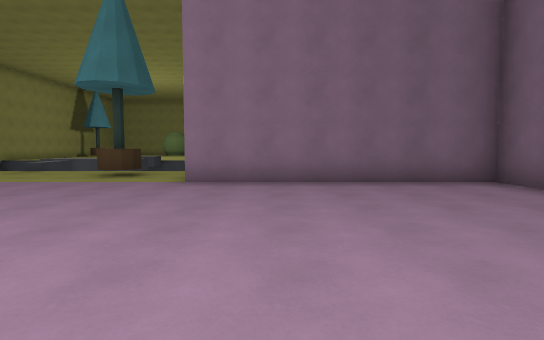
View 1 (above)

19 first-person views from a walk through a Godot game level. The camera is 1.4 m above the floor, tilts 4° down and sees 80° across. The floor is counted in squares, 2 m on a side. Each view is taken from the middle of a square. On the plan, view 1 faces up. The plan holds only what a view shows up to about 10 squares ahead; the rest is blank. The place goes on beyond the plan. Surface patterns are stand-ins for the level's own textures.

View 2
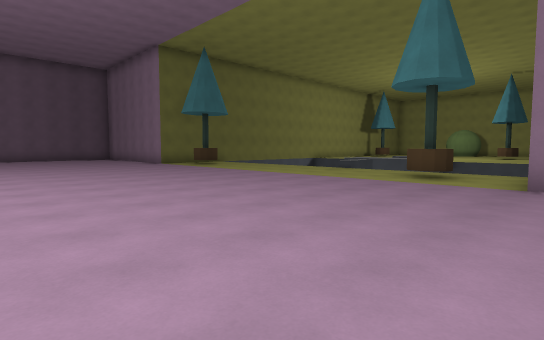

View 3
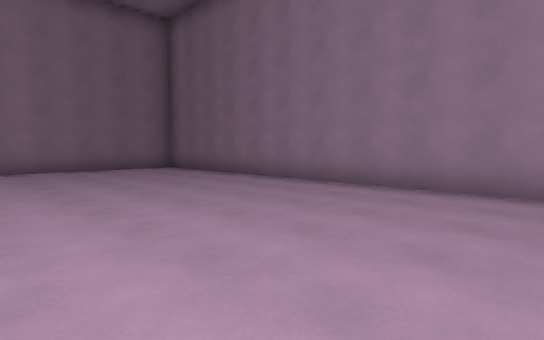

View 4
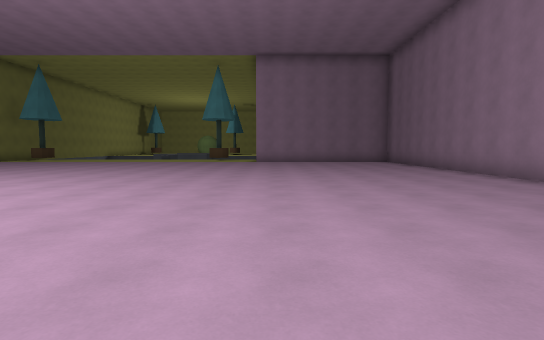

View 5
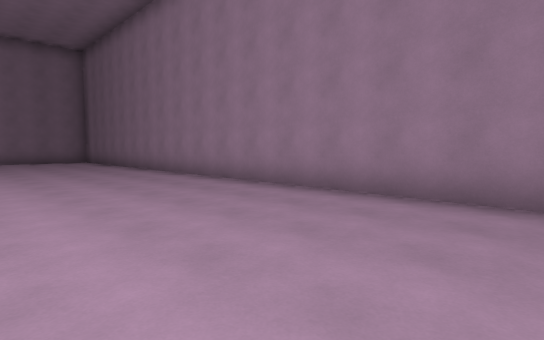

View 6
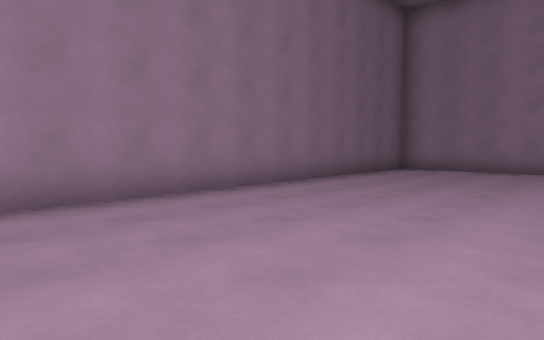

View 7
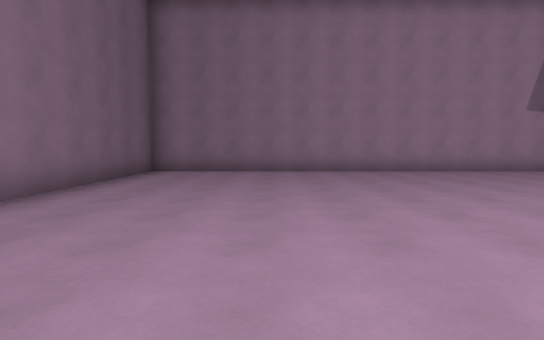

View 8
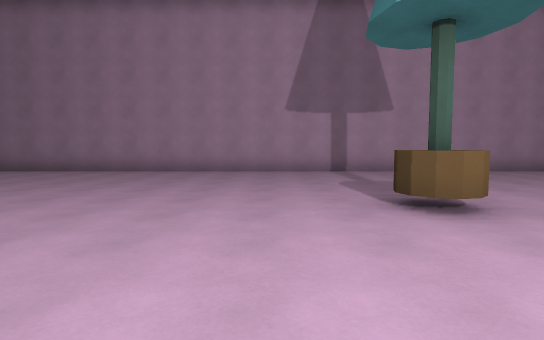

View 9
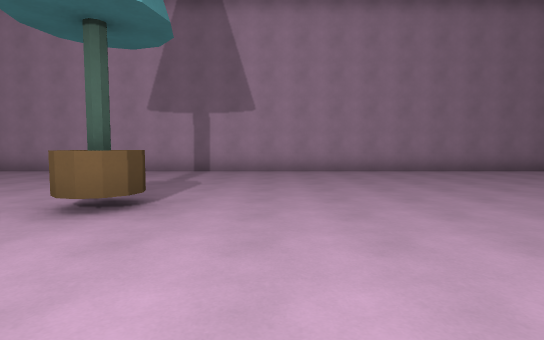

View 10
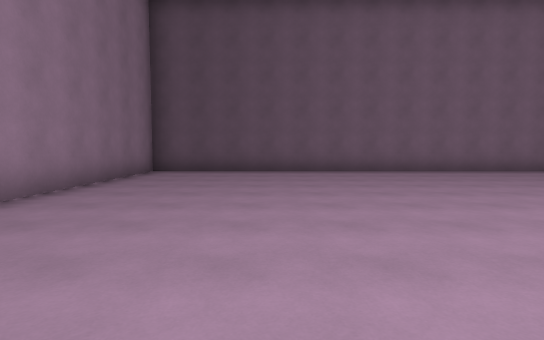

View 11
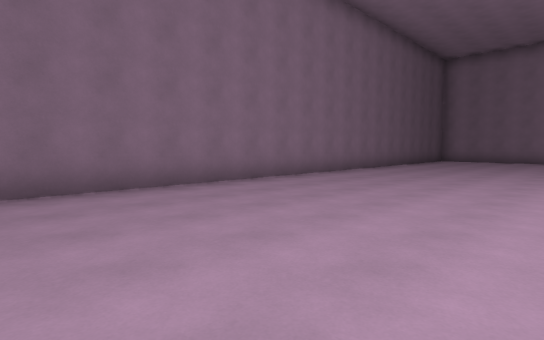

View 12
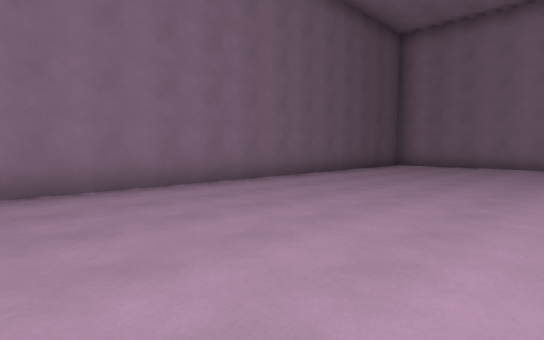

View 13
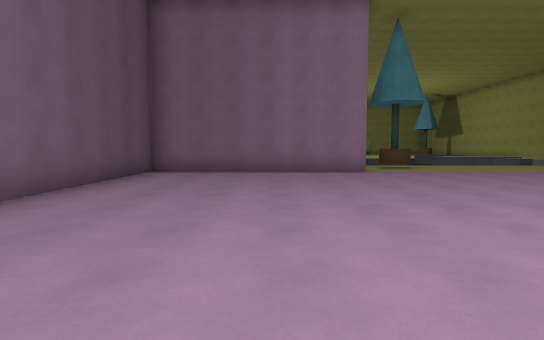

View 14
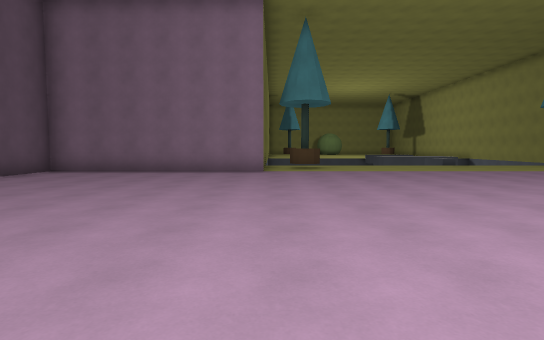

View 15
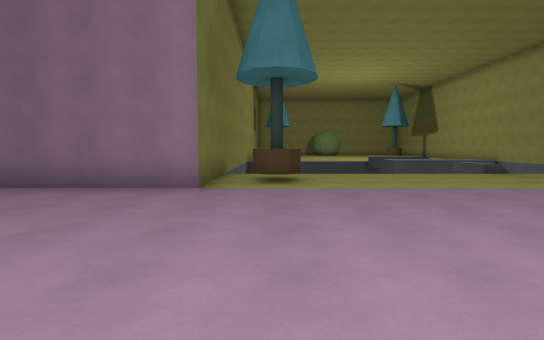

View 16
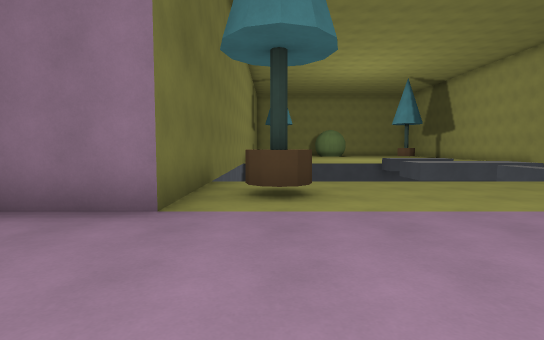

View 17
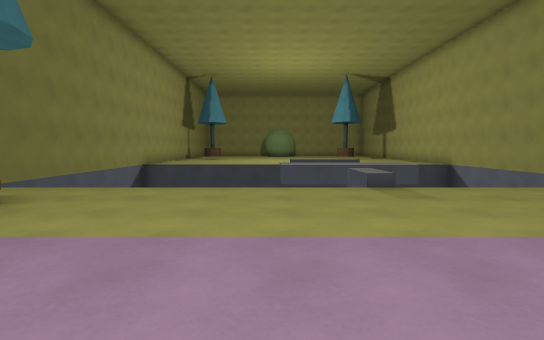

View 18
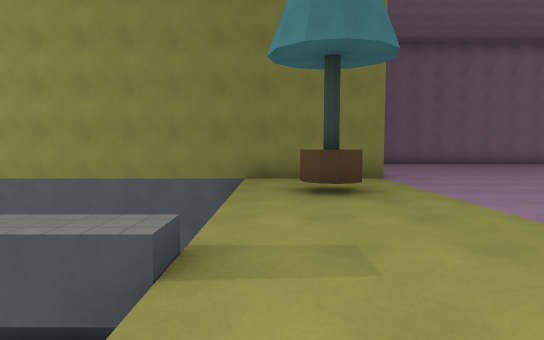

View 19
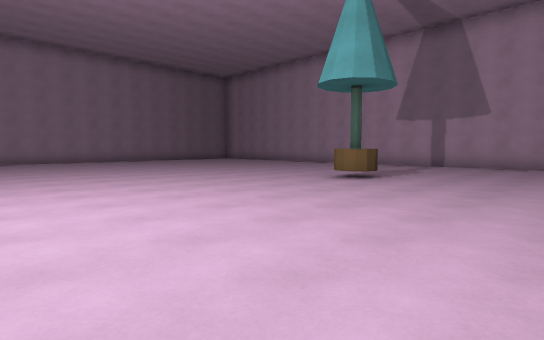

### Floor plan
Key: @ floor where view 1 was taken; # wall or solid block; . main floor; : floor 0.5 m higher than the main floor; ^ raised ledge; v drop or lower ground.
Columns run from 21 left of view 1 to 5 right of it. Each row starts with its distance up from view 1.
 14        #           v#
 13        #    v:::v  v#
 12        #    vvvvv   #
 11        #      :     #
 10       ##vvvvvv:vvvvv#
  9       #.............#
  8       #.^........^..#
  7 #######.............#######
  6 #.........................#
  5 #.........................#
  4 #.........................#
  3 #.........................#
  2 #.........................#
  1 #.........................#
  0 #.......... .........@....#
 -1 #.........   .............#
 -2 #........     ............#
 -3 #.......       ...........#
 -4 #......         ..........#
 -5 #......         ..........#
 -6 #......  ......  .........#
 -7 #......  .................#
 -8 #......  .................#
 -9 #......  .................#
-10 #......  .................#
-11 #......  .................#
-12 #.........................#
-13 #............^............#
-14 #.........................#
-15 #.........................#
-16 #.........................#
-17 #.........................#
-18 #.........................#
-19 ###########################

Positions as (right, up) in squares from view 1, and headings:
1: (0, 0), facing up
2: (-1, 0), facing up-left
3: (-1, -4), facing up-right
4: (-1, -9), facing up
5: (0, -10), facing up-right
6: (0, -8), facing down-right
7: (1, -9), facing down
8: (-6, -9), facing down
9: (-10, -9), facing down
10: (-11, -15), facing left
11: (-15, -11), facing up-left
12: (-15, -6), facing up-left
13: (-17, -3), facing up
14: (-14, -3), facing up
15: (-13, 1), facing up
16: (-13, 3), facing up
17: (-9, 4), facing up
18: (-9, 9), facing right
19: (-12, -6), facing down-right
